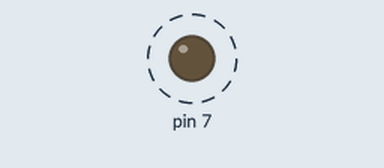
Simulated run of this sketch. Board: Arduino Uno, built with avr-gcc and run on an emulated ATmega328P. On the bench: output pins drawn as LEDs (lit = HIGH). Dashed ring = blinking. The local clock reads 2024-03-15 10:24:30 at power-on unless the sketch sets it; what the sketch prints to the serial monitor is not drawn.

Above: at 0.5 s.
Timing chart, 0 to 4.6 s (numbered marks = the images above):
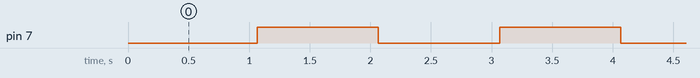

The sketch:

Lab_WK5_2_NDF.ino
```cpp
// DS1302 CLK/SCLK --> 5
// DS1302 DAT/IO --> 4
// DS1302 RST/CE --> 2
// DS1302 VCC --> 3.3v - 5v
// DS1302 GND --> GND

#include <ThreeWire.h>
#include <RtcDS1302.h>
#define LED 7

ThreeWire myWire(4,5,2); // IO, SCLK, CE
RtcDS1302<ThreeWire> Rtc(myWire);

void printDateTime(const RtcDateTime& dt)
{
 Serial.print(dt.Year(), DEC);
 Serial.print('/');
 Serial.print(dt.Month(), DEC);
 Serial.print('/');
 Serial.print(dt.Day(), DEC);
 Serial.print(' ');
 Serial.print(dt.Hour(), DEC);
 Serial.print(':');
 Serial.print(dt.Minute(), DEC);
 Serial.print(':');
 Serial.print(dt.Second(), DEC);
 Serial.println();
 Serial.print("Total Seconds since 1/1/2000 : ");
 Serial.print(dt.TotalSeconds());
 Serial.println();
}

void setup()
{
  pinMode(7, OUTPUT);
  digitalWrite(7, LOW);
  Serial.begin(9600);
  Serial.println("start");
  Rtc.Begin();
  RtcDateTime setting_time(2020,2,2,23,31,10);
  // year, month, dayOfMonth, hour, minute, second
  printDateTime(setting_time);
  //Try to comment This line
  Rtc.SetDateTime(setting_time);
}

void loop()
{
  RtcDateTime now = Rtc.GetDateTime();
  printDateTime(now);

  for(int i=0; i<60; i++)
  {
   delay(1000);
   digitalWrite(7, HIGH);
   delay(1000);
   digitalWrite(7, LOW);
  }

  while(true)
  {
   digitalWrite(7,LOW);
   Serial.println("stop");
   delay(1000);
  }

}
```

Measured:
- by itself, pin 7: alternates HIGH for 1.0 s and LOW for 1.0 s, 120 changes in all, then stays LOW
